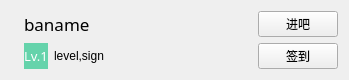
<?xml version="1.0" encoding="UTF-8"?>
<ui version="4.0">
 <class>Form</class>
 <widget class="QWidget" name="Form">
  <property name="geometry">
   <rect>
    <x>0</x>
    <y>0</y>
    <width>349</width>
    <height>72</height>
   </rect>
  </property>
  <property name="windowTitle">
   <string>Form</string>
  </property>
  <property name="styleSheet">
   <string notr="true">QWidget{font-family: &quot;微软雅黑&quot;;}
</string>
  </property>
  <layout class="QGridLayout" name="gridLayout">
   <item row="0" column="0" rowspan="2">
    <widget class="QLabel" name="label">
     <property name="text">
      <string/>
     </property>
     <property name="alignment">
      <set>Qt::AlignCenter</set>
     </property>
    </widget>
   </item>
   <item row="0" column="1">
    <widget class="QLabel" name="label_2">
     <property name="font">
      <font>
       <family>微软雅黑</family>
       <pointsize>13</pointsize>
      </font>
     </property>
     <property name="text">
      <string>baname</string>
     </property>
    </widget>
   </item>
   <item row="0" column="2">
    <widget class="QPushButton" name="pushButton">
     <property name="text">
      <string>进吧</string>
     </property>
    </widget>
   </item>
   <item row="1" column="1">
    <layout class="QHBoxLayout" name="horizontalLayout_2" stretch="0,1">
     <item>
      <widget class="QLabel" name="label_9">
       <property name="minimumSize">
        <size>
         <width>0</width>
         <height>0</height>
        </size>
       </property>
       <property name="maximumSize">
        <size>
         <width>16777215</width>
         <height>16777215</height>
        </size>
       </property>
       <property name="font">
        <font>
         <family>微软雅黑</family>
         <pointsize>10</pointsize>
        </font>
       </property>
       <property name="toolTip">
        <string/>
       </property>
       <property name="styleSheet">
        <string notr="true">QLabel{
	color: rgb(255, 255, 255);
	background-color: rgb(101, 211, 171);
}
</string>
       </property>
       <property name="text">
        <string>Lv.1</string>
       </property>
       <property name="alignment">
        <set>Qt::AlignCenter</set>
       </property>
      </widget>
     </item>
     <item>
      <widget class="QLabel" name="label_3">
       <property name="text">
        <string>level,sign</string>
       </property>
      </widget>
     </item>
    </layout>
   </item>
   <item row="1" column="2">
    <widget class="QPushButton" name="pushButton_2">
     <property name="text">
      <string>签到</string>
     </property>
    </widget>
   </item>
  </layout>
 </widget>
 <resources/>
 <connections/>
</ui>
